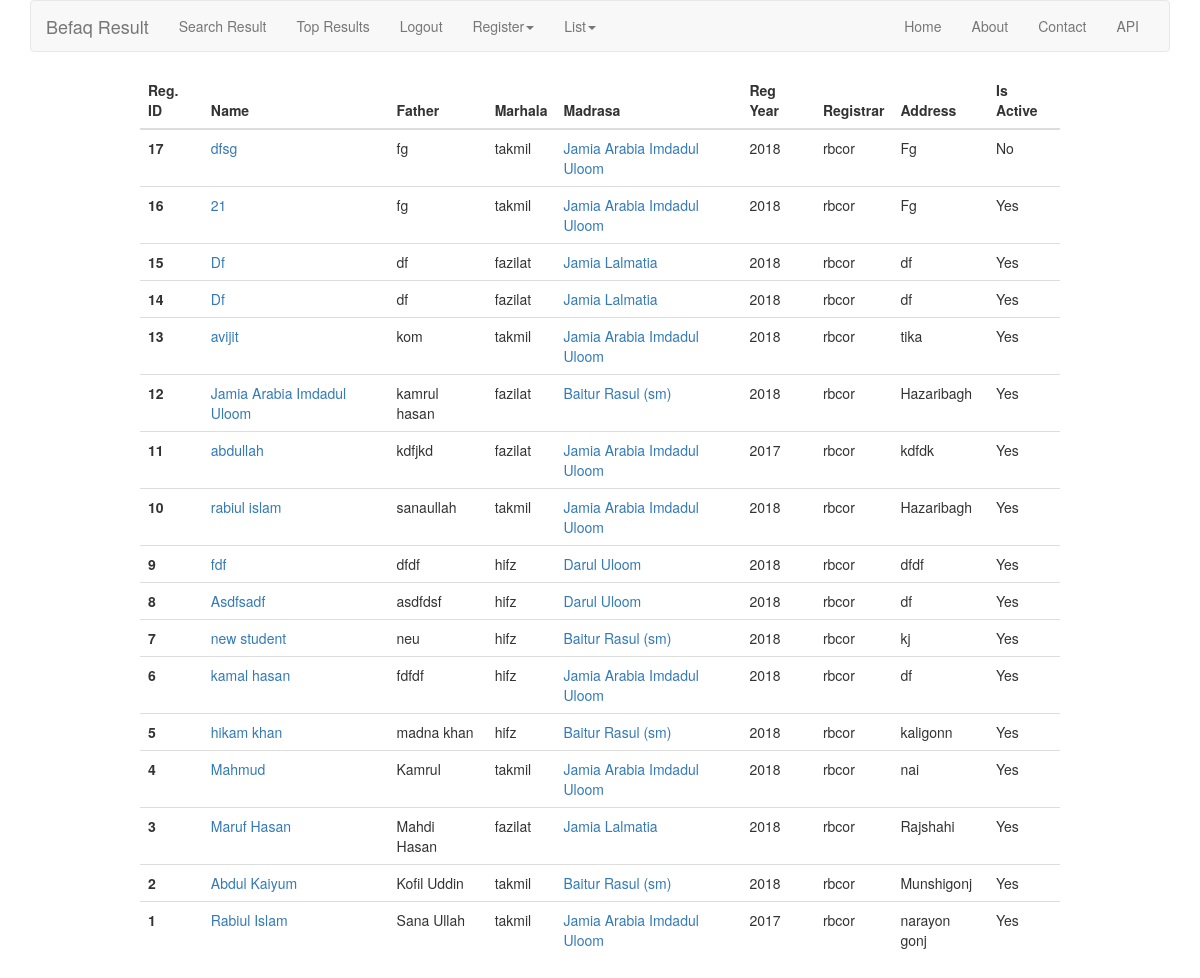
The page /student/list (signed in) on the database as committed earlier.
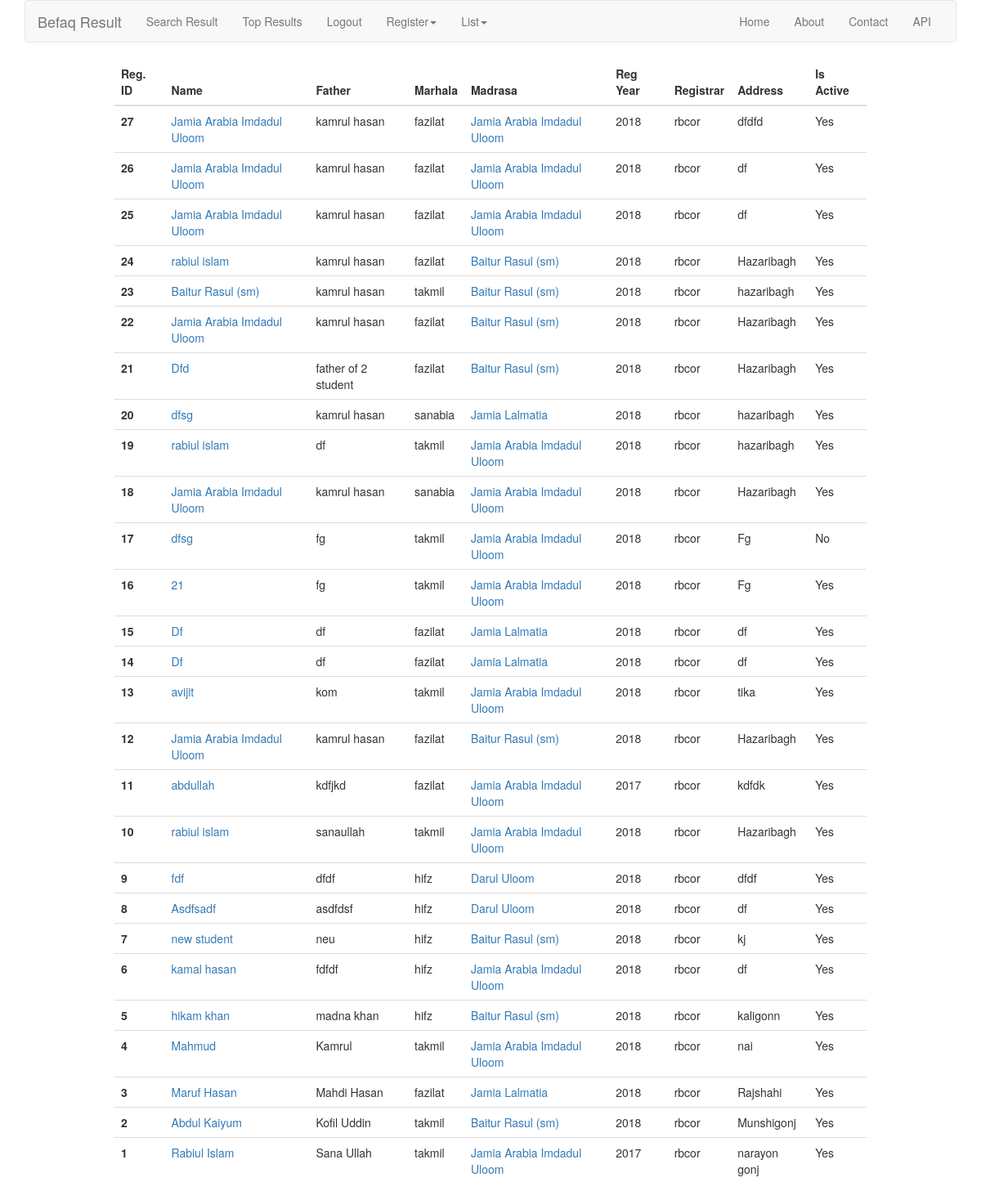
The same page on the database as committed later.
### student/models.py (models this page shows, shortened)
class Student(models.Model):
    name          = models.CharField(max_length=100)
    father        = models.CharField(max_length=100)
    address       = models.CharField(max_length=255,
                                     null=True,
                                     blank=True,
                                     help_text='permanent address of student')
    madrasa       = models.ForeignKey(Madrasa, on_delete=models.CASCADE, related_name='students')
    markaz        = models.CharField(max_length=127,
                                     blank=True,
                                     help_text="If the student's madrasa is the markaz then leave it blank'"
                                               " otherwise enter the markaz name")
    marhala       = models.CharField(max_length=10,
                                     choices=MARHALA)
    reg_year      = models.CharField(max_length=4,
                                     choices=REGISTRATION_YEARS,
                                     default='2018')
    registrar     = models.ForeignKey('auth.User', default=1)
    registered_at = models.DateTimeField(auto_now_add=True)
    updated_at    = models.DateTimeField(auto_now=True)
    is_active    = models.BooleanField(default=True, help_text='Active by Default')
    objects       = StudentManager()
    class Meta:
        ordering = ['-registered_at','-updated_at']

### madrasa/models.py (models this page shows, shortened)
class Madrasa(models.Model):
    name      = models.CharField(max_length=127, unique=True)
    address   = models.CharField(max_length=255, blank=True)
    is_markaz = models.BooleanField(default=False)
    def __str__(self):
        return self.name

### student/views.py (the view)
class StudentList(LoginRequiredMixin, ListView):
    model = Student
    template_name = 'student/student_list.html'

### student/templates/student/student_list.html
{% extends 'base.html' %}
{% block content %}
    <div class="col-md-10 col-md-offset-1">
        <div class="table-responsive">
            <table class="table table-hover table-white">
                <thead>
                <tr>
                    <th scope="col">Reg. ID</th>
                    <th scope="col">Name</th>
                    <th scope="col">Father</th>
                    <th scope="col">Marhala</th>
                    <th scope="col">Madrasa</th>
                    <th scope="col">Reg Year</th>
                    <th scope="col">Registrar</th>
                    <th scope="col">Address</th>
                    <th scope="col">Is Active</th>
                </tr>
                </thead>
                <tbody>
                {% for student in student_list %}
                    <tr>
                        <th scope="row">{{ student.id }}</th>
                        <td><a href="{% url 'student:student_detail' pk=student.pk %}">
                            {{ student.name }}
                        </a></td>
                        <td>{{ student.father }}</td>
                        <td>{{ student.marhala }}</td>
                        <td>
                            <a href="{% url 'madrasa:madrasa_detail' pk=student.madrasa.pk %}">{{ student.madrasa }}</a>
                        </td>
                        <td>{{ student.reg_year }}</td>
                        <td>{{ student.registrar }}</td>
                        <td>{{ student.address }}</td>
                        <td>
                            {% if student.is_active %}
                                Yes
                            {% else %}
                                No
                            {% endif %}
                        </td>
                    </tr>
                {% empty %}
                    <p>No Student Registered yet.</p>
                {% endfor %}
            </table>
        </div>
    </div>
{% endblock %}

### templates/base.html (shortened to what this page needs)
{% load static %}
<!DOCTYPE html>
<html lang="en">
<head>
    <link rel="stylesheet" href="https://maxcdn.bootstrapcdn.com/bootstrap/3.3.7/css/bootstrap.min.css">
</head>
<body>
    <div class="container">
        {% include 'header.html' %}
        {% block content %}
        {% endblock %}
    </div>
</body>
</html>

### templates/header.html (shortened to what this page needs)
{% include 'snippets/navbar.html' %}

### templates/snippets/navbar.html (shortened to what this page needs)
<nav class="navbar navbar-default">
    <div class="container-fluid">
        <div class="navbar-header">
            <a class="navbar-brand" href="/">Befaq Result</a>
        </div>
        <div id="navbar" class="navbar-collapse collapse">
            <ul class="nav navbar-nav">
                <li><a href="{% url 'result:result_search' %}">Search Result</a></li>
                <li><a href="{% url 'result:top_results' %}">Top Results</a></li>
                {% if request.user.is_authenticated %}
                    <li><a href="{% url 'logout' %}?next={{ request.path|urlencode }}">Logout</a></li>
                    <li class="dropdown">
                        <a href="#" class="dropdown-toggle" data-toggle="dropdown" role="button" aria-haspopup="true"
                           aria-expanded="false">Register<span class="caret"></span></a>
                    </li>
                    <li class="dropdown">
                        <a href="#" class="dropdown-toggle" data-toggle="dropdown" role="button" aria-haspopup="true"
                           aria-expanded="false">List<span class="caret"></span></a>
                    </li>
                {% else %}
                    <li><a href="{% url 'login' %}?next={{ request.path|urlencode }}">Login</a></li>
                {% endif %}
            </ul>
            <ul class="nav navbar-nav navbar-right">
                <li><a href="/">Home</a></li>
                <li><a href="/about">About</a></li>
                <li><a href="/contact">Contact</a></li>
                <li><a href="/api">API</a>
            </ul>
        </div>
    </div>
</nav>

Rows that differ between the two databases and show on the page:
added Student: id "27", name "Jamia Arabia Imdadul Uloom", father "kamrul hasan", marhala "fazilat", madrasa "Jamia Arabia Imdadul Uloom", reg_year "2018", registrar "rbcor", address "dfdfd", is_active "Yes"
added Student: id "26", name "Jamia Arabia Imdadul Uloom", father "kamrul hasan", marhala "fazilat", madrasa "Jamia Arabia Imdadul Uloom", reg_year "2018", registrar "rbcor", address "df", is_active "Yes"
added Student: id "25", name "Jamia Arabia Imdadul Uloom", father "kamrul hasan", marhala "fazilat", madrasa "Jamia Arabia Imdadul Uloom", reg_year "2018", registrar "rbcor", address "df", is_active "Yes"
added Student: id "24", name "rabiul islam", father "kamrul hasan", marhala "fazilat", madrasa "Baitur Rasul (sm)", reg_year "2018", registrar "rbcor", address "Hazaribagh", is_active "Yes"
added Student: id "23", name "Baitur Rasul (sm)", father "kamrul hasan", marhala "takmil", madrasa "Baitur Rasul (sm)", reg_year "2018", registrar "rbcor", address "hazaribagh", is_active "Yes"
added Student: id "22", name "Jamia Arabia Imdadul Uloom", father "kamrul hasan", marhala "fazilat", madrasa "Baitur Rasul (sm)", reg_year "2018", registrar "rbcor", address "Hazaribagh", is_active "Yes"
added Student: id "21", name "Dfd", father "father of 2 student", marhala "fazilat", madrasa "Baitur Rasul (sm)", reg_year "2018", registrar "rbcor", address "Hazaribagh", is_active "Yes"
added Student: id "20", name "dfsg", father "kamrul hasan", marhala "sanabia", madrasa "Jamia Lalmatia", reg_year "2018", registrar "rbcor", address "hazaribagh", is_active "Yes"
added Student: id "19", name "rabiul islam", father "df", marhala "takmil", madrasa "Jamia Arabia Imdadul Uloom", reg_year "2018", registrar "rbcor", address "hazaribagh", is_active "Yes"
added Student: id "18", name "Jamia Arabia Imdadul Uloom", father "kamrul hasan", marhala "sanabia", madrasa "Jamia Arabia Imdadul Uloom", reg_year "2018", registrar "rbcor", address "Hazaribagh", is_active "Yes"
